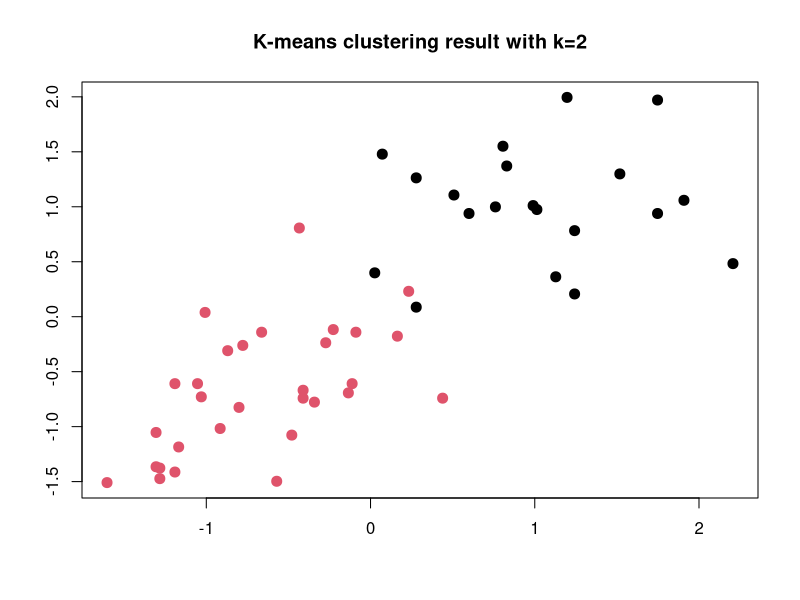
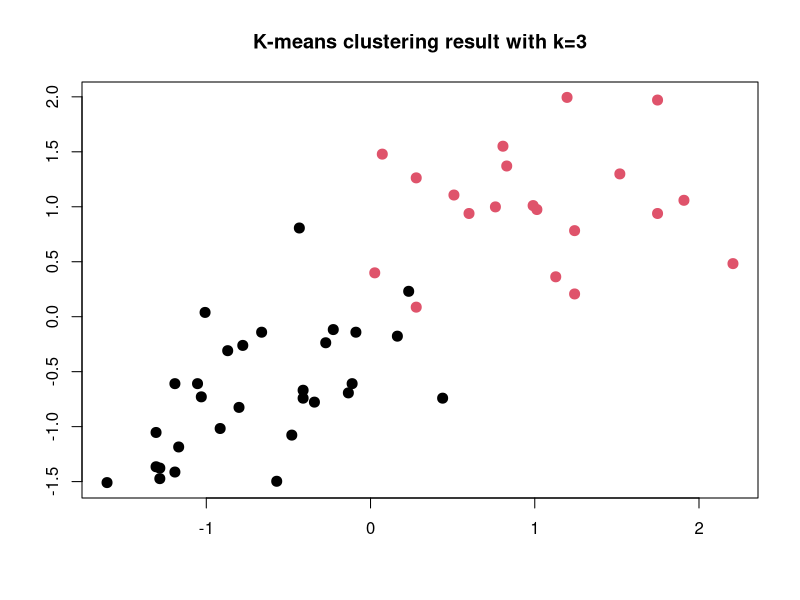
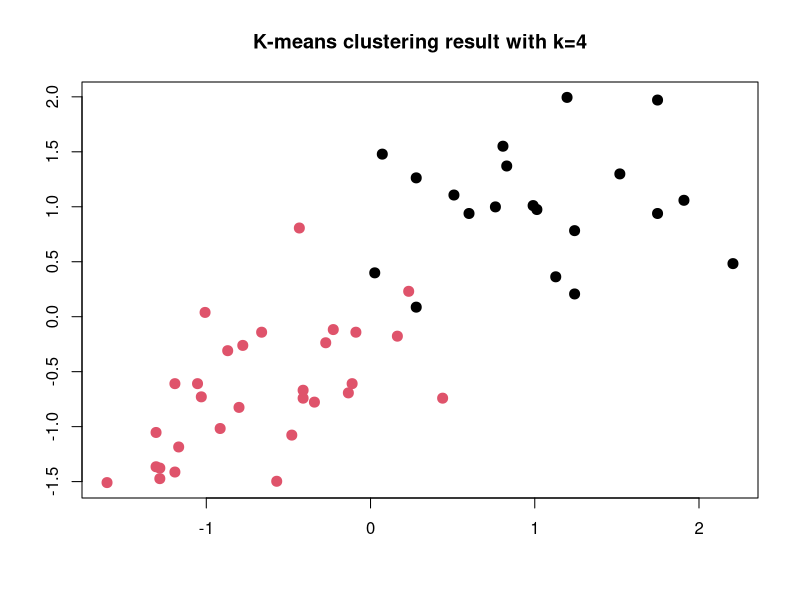

Source code (R) for these figures, in order:
install.packages("cluster")
library(cluster)
usarrest= datasets::USArrests
scale_data=scale(usarrest)

#when k=2
result=kmeans(scale_data, centers=2, nstart=20)
result$cluster
plot(scale_data,col=(result$cluster), main="K-means clustering result with k=2",xlab="", ylab="", pch=20, cex=2)
result
result$centers
result$tot.withinss

#when k=3
result2=kmeans(scale_data, centers=2, nstart=20)
result2$cluster
plot(scale_data,col=(result2$cluster), main="K-means clustering result with k=3",xlab="", ylab="", pch=20, cex=2)
result2$tot.withinss

#when k=4
result3=kmeans(scale_data, centers=2, nstart=20)
result3$cluster
plot(scale_data,col=(result3$cluster), main="K-means clustering result with k=4",xlab="", ylab="", pch=20, cex=2)



